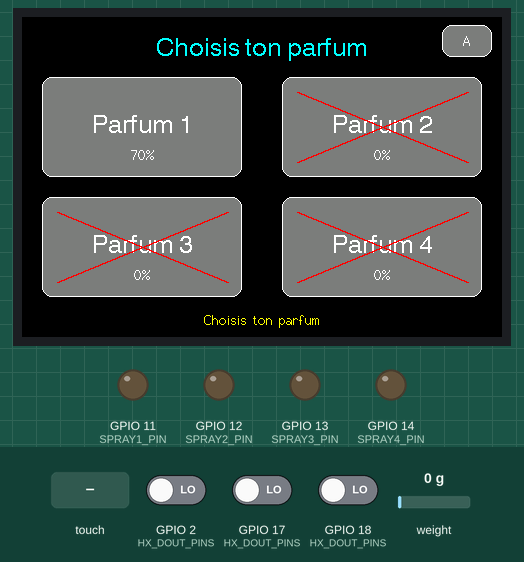
Recording of a sketch running on a simulated ESP32-S3. Shown: 480×320 colour display, output pins drawn as LEDs (lit = HIGH). Wiring (inferred from the names in the program): HX711 load-cell converter: data GPIO 1; SCK GPIO 16. The inputs (shaded band) are chosen by the test bench; at power-on: weight on the scale 0 g, GPIO 2 (HX_DOUT_PINS) LOW, GPIO 17 (HX_DOUT_PINS) LOW, GPIO 18 (HX_DOUT_PINS) LOW. EEPROM starts erased; pins used as bus, display or sensor lines are not drawn.

Above: at 3.2 s.
3.3 s: touch panel pressed at 62 % / 70 % of its raw x / y range
At 4.2 s:
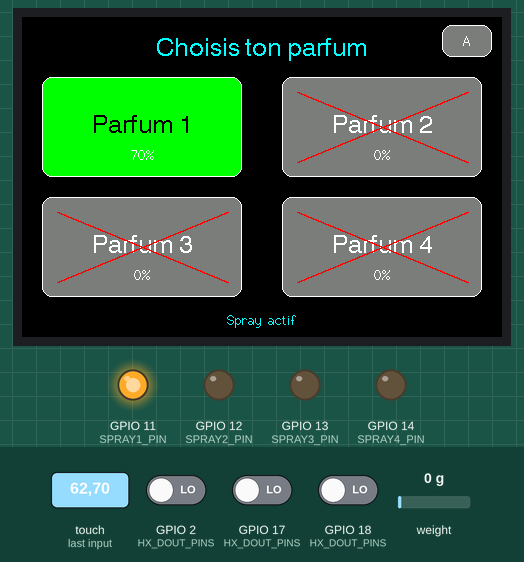
6.3 s: touch panel pressed at 13 % / 90 % of its raw x / y range
At 6.8 s:
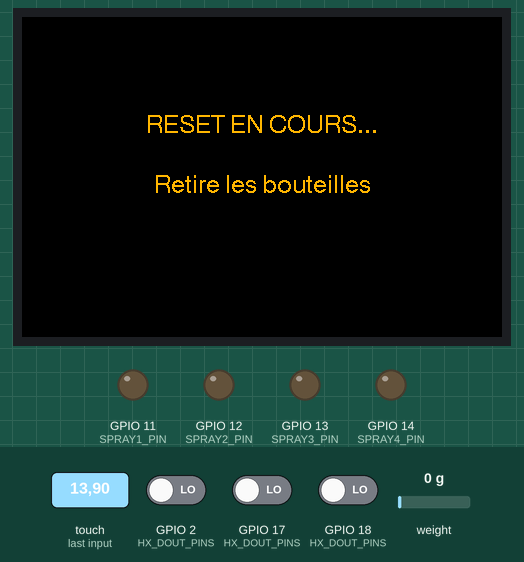
9.3 s: weight on the scale set to 100 g
At 10.5 s:
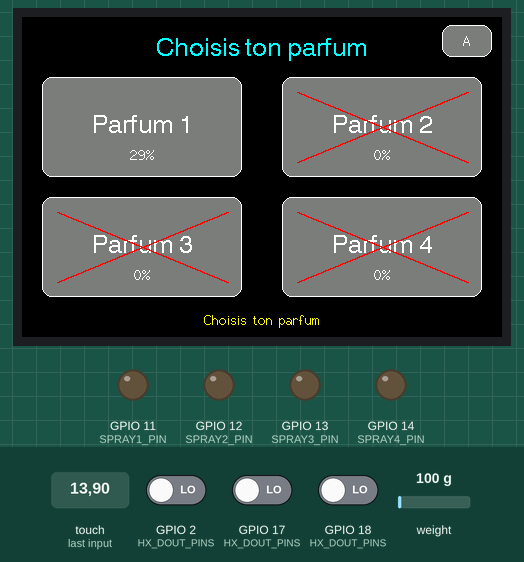
11.7 s: touch panel pressed at 13 % / 30 % of its raw x / y range
At 12.2 s:
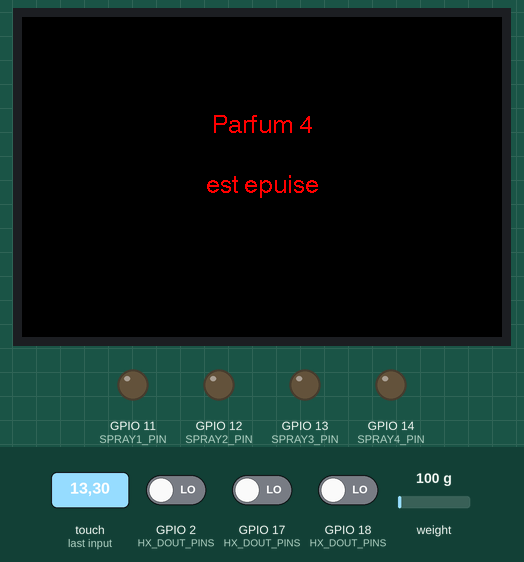
14.7 s: weight on the scale set to 1250 g
At 16.0 s:
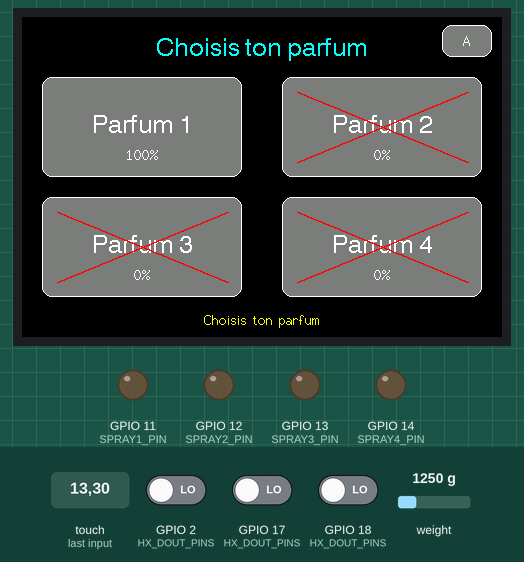
16.5 s: weight on the scale set to 50 g
Timing chart, 0 to 19.4 s (numbered marks = the images above; inputs shaded):
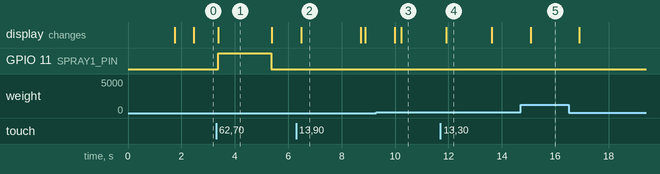

The sketch:

projet_main.ino
```cpp
#include <Arduino.h>
#include <SPI.h>
#include <TFT_eSPI.h>
#include <XPT2046_Touchscreen.h>
#include <Preferences.h>
// =========================
// UART DEBUG
// =========================
HardwareSerial SerialUart(1);
Preferences prefs;
// =========================
// TFT / TOUCH
// =========================
#define TFT_CS_PIN 3
#define TOUCH_CS 9
#define TOUCH_IRQ 15
#define TOUCH_SCK 38
#define TOUCH_MISO 8
#define TOUCH_MOSI 21

// =========================
// SPRAYS
// =========================
#define SPRAY1_PIN 11
#define SPRAY2_PIN 12
#define SPRAY3_PIN 13
#define SPRAY4_PIN 14
#define SPRAY_DURATION_MS 2000

// =========================
// HX711
// =========================
#define HX1_DOUT 1
#define HX2_DOUT 2
#define HX3_DOUT 18
#define HX4_DOUT 17
#define HX_PD_SCK 16

const int HX_DOUT_PINS[4] = { HX1_DOUT, HX2_DOUT, HX3_DOUT, HX4_DOUT };
const int SPRAY_PINS[4] = { SPRAY1_PIN, SPRAY2_PIN, SPRAY3_PIN, SPRAY4_PIN };

// =========================
// Calibration / seuil
// =========================
long offsets[4] = { 0, 0, 0, 0 };

// Ajuste ces valeurs selon tes tests
float scaleFactors[4] = {240.0, 200.0, 190.0, 490.00};

float poids[4] = { 0, 0, 0, 0 };
float poidsFiltre[4] = { 0, 0, 0, 0 };

float poidsBouteilleVide[4] = {44.0, 45.0, 45.0, 44.0};
float poidsLiquide[4] = {0, 0, 0, 0};

float capaciteLiquideMax[4] = {437.0, 457.0, 455.0, 436.0}; // poids liquide quand bouteille pleine
int pourcentageLiquide[4] = {0, 0, 0, 0};

bool bouteilleVide[4] = { false, false, false, false };
bool firstWeightRead = true;

const float EMPTY_THRESHOLD_G = 20.0;
const float FULL_BACK_THRESHOLD_G = 21.0;
const float FILTER_ALPHA = 0.60;
const float BIG_WEIGHT_CHANGE_G = 40.0;

unsigned long lastHXRead = 0;
const unsigned long HX_READ_INTERVAL_MS = 600;

bool sprayRunning = false;

// =========================
// Touch
// =========================
const int TOUCH_Z_THRESHOLD = 5;

// =========================
// UI
// =========================
SPIClass touchSPI(FSPI);
XPT2046_Touchscreen ts(TOUCH_CS, TOUCH_IRQ);
TFT_eSPI tft = TFT_eSPI();

struct Bouton {
  int x, y, w, h;
  const char* nom;
};

Bouton boutonsParfum[4] = {
  { 20, 60, 200, 100, "Parfum 1" },
  { 260, 60, 200, 100, "Parfum 2" },
  { 20, 180, 200, 100, "Parfum 3" },
  { 260, 180, 200, 100, "Parfum 4" }
};

Bouton btnAdmin = { 420, 8, 50, 32, "A" };

int selected = -1;
bool lastPressed = false;

// =========================
// SPI
// =========================
void selectTFT() {
  digitalWrite(TOUCH_CS, HIGH);
  digitalWrite(TFT_CS_PIN, LOW);
  delayMicroseconds(20);
}

void deselectTFT() {
  digitalWrite(TFT_CS_PIN, HIGH);
  delayMicroseconds(20);
}

void selectTouch() {
  digitalWrite(TFT_CS_PIN, HIGH);
  digitalWrite(TOUCH_CS, LOW);
  delayMicroseconds(20);
}

void deselectTouch() {
  digitalWrite(TOUCH_CS, HIGH);
  delayMicroseconds(20);
}

// =========================
// UI helpers
// =========================
bool isInsideButton(int x, int y, const Bouton& b) {
  return (x >= b.x - 20 && x <= b.x + b.w + 20 && y >= b.y - 20 && y <= b.y + b.h + 20);
}

void drawButton(const Bouton& b, uint16_t bg, uint16_t fg, int font = 2) {
  tft.fillRoundRect(b.x, b.y, b.w, b.h, 10, bg);
  tft.drawRoundRect(b.x, b.y, b.w, b.h, 10, TFT_WHITE);
  tft.setTextColor(fg, bg);
  tft.setTextDatum(MC_DATUM);
  tft.drawString(b.nom, b.x + b.w / 2, b.y + b.h / 2, font);

}

void drawRedXOnButton(const Bouton& b) {
  tft.drawLine(b.x + 15, b.y + 15, b.x + b.w - 15, b.y + b.h - 15, TFT_RED);
  tft.drawLine(b.x + b.w - 15, b.y + 15, b.x + 15, b.y + b.h - 15, TFT_RED);
  tft.drawLine(b.x + 16, b.y + 15, b.x + b.w - 14, b.y + b.h - 15, TFT_RED);
  tft.drawLine(b.x + b.w - 14, b.y + 15, b.x + 16, b.y + b.h - 15, TFT_RED);
}

void drawStatus(const char* txt, uint16_t color) {
  tft.fillRect(0, 285, 480, 35, TFT_BLACK);
  tft.setTextColor(color, TFT_BLACK);
  tft.setTextDatum(TC_DATUM);
  tft.drawString(txt, 240, 295, 2);
}

void showMessageScreen(const char* line1, const char* line2, uint16_t color, int waitMs) {
  selectTFT();

  tft.fillScreen(TFT_BLACK);
  tft.setTextDatum(MC_DATUM);
  tft.setTextColor(color, TFT_BLACK);
  tft.drawString(line1, 240, 110, 4);
  tft.drawString(line2, 240, 170, 4);

  deselectTFT();
  delay(waitMs);
}

void showPerfumeEmptyMessage(int idx) {
  char line1[32];
  snprintf(line1, sizeof(line1), "Parfum %d", idx + 1);
  showMessageScreen(line1, "est epuise", TFT_RED, 1400);
}

// =========================
// Preferences
// =========================
void saveCalibrationToNVS() {
  prefs.begin("parfums", false);

  for (int i = 0; i < 4; i++) {
    String keyOffset = "off" + String(i);
    prefs.putLong(keyOffset.c_str(), offsets[i]);
  }

  prefs.putBool("valid", true);
  prefs.end();

  SerialUart.println("Offsets sauvegardes");
}

bool loadCalibrationFromNVS() {
  prefs.begin("parfums", true);

  bool valid = prefs.getBool("valid", false);
  if (!valid) {
    prefs.end();
    return false;
  }

  for (int i = 0; i < 4; i++) {
    String keyOffset = "off" + String(i);
    offsets[i] = prefs.getLong(keyOffset.c_str(), 0);
  }

  prefs.end();
  SerialUart.println("Offsets charges depuis la memoire");
  return true;
}

// =========================
// HX711
// =========================
bool waitAllHXReady(unsigned long timeoutMs = 120) {
  unsigned long start = millis();

  while (true) {
    bool allReady = true;

    for (int i = 0; i < 4; i++) {
      if (digitalRead(HX_DOUT_PINS[i]) == HIGH) {
        allReady = false;
        break;
      }
    }

    if (allReady) return true;
    if (millis() - start > timeoutMs) return false;
  }
}

long signExtend24(long value) {
  if (value & 0x800000) value |= 0xFF000000;
  return value;
}

bool readAllHX711Raw(long out[4]) {
  for (int i = 0; i < 4; i++) out[i] = 0;

  if (!waitAllHXReady()) {
    return false;
  }

  for (int bit = 0; bit < 24; bit++) {
    digitalWrite(HX_PD_SCK, HIGH);
    delayMicroseconds(1);

    for (int i = 0; i < 4; i++) {
      out[i] <<= 1;
    }

    digitalWrite(HX_PD_SCK, LOW);
    delayMicroseconds(1);

    for (int i = 0; i < 4; i++) {
      if (digitalRead(HX_DOUT_PINS[i])) out[i]++;
    }
  }

  // 25e pulse = gain 128 canal A
  digitalWrite(HX_PD_SCK, HIGH);
  delayMicroseconds(1);
  digitalWrite(HX_PD_SCK, LOW);
  delayMicroseconds(1);

  for (int i = 0; i < 4; i++) {
    out[i] = signExtend24(out[i]);
  }

  return true;
}

bool readAllHX711Average(int n, long out[4]) {
  long sum[4] = { 0, 0, 0, 0 };
  long temp[4];
  int goodReads = 0;

  for (int i = 0; i < n; i++) {
    if (readAllHX711Raw(temp)) {
      for (int j = 0; j < 4; j++) sum[j] += temp[j];
      goodReads++;
    }
    delay(2);
  }

  if (goodReads == 0) return false;

  for (int j = 0; j < 4; j++) out[j] = sum[j] / goodReads;
  return true;
}

void tareAllScales() {
  SerialUart.println("TARE DES 4 CAPTEURS...");
  showMessageScreen("RESET EN COURS...", "Retire les bouteilles", TFT_ORANGE, 1000);

  long avg[4];
  if (readAllHX711Average(10, avg)) {
    for (int i = 0; i < 4; i++) {
      offsets[i] = avg[i];
      poidsFiltre[i] = 0;
      poids[i] = 0;
      bouteilleVide[i] = true;

      SerialUart.print("Offset ");
      SerialUart.print(i + 1);
      SerialUart.print(" = ");
      SerialUart.println(offsets[i]);
    }

    firstWeightRead = true;
    saveCalibrationToNVS();
  }

  lastHXRead = 0;
}

void updateAllBottleStates() {
  if (millis() - lastHXRead < HX_READ_INTERVAL_MS) return;
  lastHXRead = millis();

  long raw[4];

  // moyenne légère pour ne pas bloquer le touch
  if (!readAllHX711Average(3, raw)) return;

  for (int i = 0; i < 4; i++) {
    long relative = raw[i] - offsets[i];
    float poidsInstant = (float)relative / scaleFactors[i];

    if (poidsInstant < 0) poidsInstant = 0;

  if (firstWeightRead) {
    poidsFiltre[i] = poidsInstant;
  }
  else {
    // Si gros changement, exemple tu viens de déposer une bouteille,
    // on met direct la vraie valeur au lieu de monter lentement.
    if (abs(poidsInstant - poidsFiltre[i]) > BIG_WEIGHT_CHANGE_G) {
      poidsFiltre[i] = poidsInstant;
    } else {
      poidsFiltre[i] = (FILTER_ALPHA * poidsInstant) + ((1.0 - FILTER_ALPHA) * poidsFiltre[i]);
    }
  }

  poids[i] = poidsFiltre[i];

    poidsLiquide[i] = poids[i] - poidsBouteilleVide[i];
    if (poidsLiquide[i] < 0) poidsLiquide[i] = 0;
    pourcentageLiquide[i] = (poidsLiquide[i] / capaciteLiquideMax[i]) * 100.0;
    pourcentageLiquide[i] = constrain(pourcentageLiquide[i], 0, 100);

    if (poidsLiquide[i] < 0) poidsLiquide[i] = 0;

    // hystérésis : vide sous 50g, redevient OK seulement au-dessus de 55g
    if (!bouteilleVide[i] && poidsLiquide[i] < EMPTY_THRESHOLD_G) {
      bouteilleVide[i] = true;
    } else if (bouteilleVide[i] && poidsLiquide[i] > FULL_BACK_THRESHOLD_G) {
      bouteilleVide[i] = false;
    }

    SerialUart.print("B");
    SerialUart.print(i + 1);
    SerialUart.print(" REL=");
    SerialUart.print(relative);
    SerialUart.print(" SCALE=");
    SerialUart.print(scaleFactors[i]);
    SerialUart.print(" TOTAL=");
    SerialUart.print(poids[i]);
    SerialUart.print(" g | LIQUIDE=");
    SerialUart.print(poidsLiquide[i]);
    SerialUart.print(" g | ");
    SerialUart.println(bouteilleVide[i] ? "VIDE" : "OK");
  }

  firstWeightRead = false;
}

// =========================
// Draw menu
// =========================
void drawMenuScreen() {
  selectTFT();

  tft.fillScreen(TFT_BLACK);
  tft.setTextColor(TFT_CYAN, TFT_BLACK);
  tft.setTextDatum(TC_DATUM);
  tft.drawString("Choisis ton parfum", 240, 20, 4);

  drawButton(btnAdmin, TFT_DARKGREY, TFT_WHITE, 2);

  for (int i = 0; i < 4; i++) {
    uint16_t bg = (i == selected) ? TFT_GREEN : TFT_DARKGREY;
    uint16_t fg = (i == selected) ? TFT_BLACK : TFT_WHITE;
    drawButton(boutonsParfum[i], bg, fg, 4);
    char percentTxt[16];
    snprintf(percentTxt, sizeof(percentTxt), "%d%%", pourcentageLiquide[i]);

    tft.setTextColor(TFT_WHITE, bg);
    tft.setTextDatum(MC_DATUM);
    tft.drawString(percentTxt,
                  boutonsParfum[i].x + boutonsParfum[i].w / 2,
                  boutonsParfum[i].y + boutonsParfum[i].h - 22,
                  2);

    if (bouteilleVide[i]) {
      drawRedXOnButton(boutonsParfum[i]);
    }
  }

  if (selected == -1) {
    drawStatus("Choisis ton parfum", TFT_YELLOW);
  } else if (bouteilleVide[selected]) {
    char msg[32];
    snprintf(msg, sizeof(msg), "Parfum %d fini", selected + 1);
    drawStatus(msg, TFT_RED);
  } else {
    char msg[32];
    snprintf(msg, sizeof(msg), "Choix : Parfum %d", selected + 1);
    drawStatus(msg, TFT_GREEN);
  }

  deselectTFT();
}

void updatePerfumeButton(int i) {
  uint16_t bg = (i == selected) ? TFT_GREEN : TFT_DARKGREY;
  uint16_t fg = (i == selected) ? TFT_BLACK : TFT_WHITE;

  selectTFT();
  drawButton(boutonsParfum[i], bg, fg, 4);
  char percentTxt[16];
  snprintf(percentTxt, sizeof(percentTxt), "%d%%", pourcentageLiquide[i]);

  tft.setTextColor(TFT_WHITE, bg);
  tft.setTextDatum(MC_DATUM);
  tft.drawString(percentTxt,
                boutonsParfum[i].x + boutonsParfum[i].w / 2,
                boutonsParfum[i].y + boutonsParfum[i].h - 22,
                2);
  if (bouteilleVide[i]) {
    drawRedXOnButton(boutonsParfum[i]);
  }

  deselectTFT();
}

void updateStatusOnly() {
  selectTFT();

  if (selected == -1) {
    drawStatus("Choisis ton parfum", TFT_YELLOW);
  } else if (bouteilleVide[selected]) {
    char msg[32];
    snprintf(msg, sizeof(msg), "Parfum %d fini", selected + 1);
    drawStatus(msg, TFT_RED);
  } else {
    char msg[32];
    snprintf(msg, sizeof(msg), "Choix : Parfum %d", selected + 1);
    drawStatus(msg, TFT_GREEN);
  }

  deselectTFT();
}

void updateSelectedPerfume(int newIndex) {
  int oldSelected = selected;
  selected = newIndex;

  if (oldSelected >= 0 && oldSelected < 4 && oldSelected != selected) {
    updatePerfumeButton(oldSelected);
  }

  updatePerfumeButton(selected);
  updateStatusOnly();
}

// =========================
// Touch
// =========================
bool readTouchMapped(int& x, int& y) {
  selectTouch();

  TS_Point p = ts.getPoint();

  deselectTouch();

  if (p.z < TOUCH_Z_THRESHOLD) return false;
  if (p.x < 100 || p.y < 100) return false;

  x = map(p.x, 230, 3590, 480, 0);
  y = map(p.y, 640, 3870, 320, 0);

  x = constrain(x, 0, 479);
  y = constrain(y, 0, 319);

  return true;
}

int getPerfumeIndex(int x, int y) {
  for (int i = 0; i < 4; i++) {
    if (isInsideButton(x, y, boutonsParfum[i])) return i;
  }
  return -1;
}

// =========================
// Sprays
// =========================
void stopAllSprays() {
  for (int i = 0; i < 4; i++) digitalWrite(SPRAY_PINS[i], LOW);
}

void activateSpray(int idx) {
  stopAllSprays();
  sprayRunning = true;

  SerialUart.print("SPRAY ");
  SerialUart.print(idx + 1);
  SerialUart.println(" ON");

  selectTFT();
  drawStatus("Spray actif", TFT_CYAN);
  deselectTFT();

  digitalWrite(SPRAY_PINS[idx], HIGH);
  delay(SPRAY_DURATION_MS);
  digitalWrite(SPRAY_PINS[idx], LOW);

  sprayRunning = false;

  SerialUart.print("SPRAY ");
  SerialUart.print(idx + 1);
  SerialUart.println(" OFF");

  updateStatusOnly();
}

// =========================
// Setup
// =========================
void setup() {
  SerialUart.begin(115200, SERIAL_8N1, 44, 43);

  pinMode(TFT_CS_PIN, OUTPUT);
  pinMode(TOUCH_CS, OUTPUT);

  for (int i = 0; i < 4; i++) {
    pinMode(SPRAY_PINS[i], OUTPUT);
    pinMode(HX_DOUT_PINS[i], INPUT);
  }

  pinMode(HX_PD_SCK, OUTPUT);
  digitalWrite(HX_PD_SCK, LOW);

  digitalWrite(TFT_CS_PIN, HIGH);
  digitalWrite(TOUCH_CS, HIGH);

  stopAllSprays();

  selectTFT();
  tft.init();
  tft.setRotation(1);
  deselectTFT();

  touchSPI.begin(TOUCH_SCK, TOUCH_MISO, TOUCH_MOSI, TOUCH_CS);

  selectTouch();
  ts.begin(touchSPI);
  ts.setRotation(1);
  deselectTouch();

  if (!loadCalibrationFromNVS()) {
    SerialUart.println("Aucune calibration sauvegardee");
    showMessageScreen("AUCUNE CALIBRATION", "Appuie sur A pour RESET", TFT_RED, 1200);
  }

  updateAllBottleStates();
  drawMenuScreen();

  SerialUart.println("SYSTEME PRET");
}

// =========================
// Loop
// =========================
void loop() {
  static bool oldVide[4] = { false, false, false, false };
  static int oldPourcentage[4] = {-1, -1, -1, -1};

  if (!sprayRunning) {
    updateAllBottleStates();
  }

  bool changed = false;

  for (int i = 0; i < 4; i++) {
    if (oldVide[i] != bouteilleVide[i]) {
      oldVide[i] = bouteilleVide[i];
      changed = true;
    }

    if (oldPourcentage[i] != pourcentageLiquide[i]) {
      oldPourcentage[i] = pourcentageLiquide[i];
      updatePerfumeButton(i);
    }
  }

  if (changed) {
    drawMenuScreen();
  }

  int x, y;
  bool pressed = readTouchMapped(x, y);

  if (pressed && !lastPressed) {
    if (isInsideButton(x, y, btnAdmin)) {
      tareAllScales();
      updateAllBottleStates();
      showMessageScreen("RESET TERMINE", "Les 4 capteurs = 0", TFT_GREEN, 800);
      selected = -1;
      drawMenuScreen();
    } else {
      int idx = getPerfumeIndex(x, y);

      if (idx != -1) {
        SerialUart.print("PARFUM ");
        SerialUart.print(idx + 1);
        SerialUart.println(" DETECTE");

        updateSelectedPerfume(idx);

        if (bouteilleVide[idx]) {
          showPerfumeEmptyMessage(idx);
          selected = -1;
          drawMenuScreen();
        } else {
          activateSpray(idx);
        }
      }
    }
  }

  lastPressed = pressed;
  delay(8);
}
```

Measured:
- after the input at 3.3 s, GPIO 11 (SPRAY1_PIN): LOW → HIGH after 0.07 s, → LOW 2.0 s later; the display: changes after 0.07 s (image 1)
- after the input at 6.3 s, the display: changes after 0.18 s (image 2)
- after the input at 11.7 s, the display: changes after 0.22 s (image 4)
- after the input at 14.7 s, the display: changes after 0.39 s (image 5)
- what the display in image 1 shows lasts 2.0 s, from 3.4 s to 5.4 s
- what the display in image 2 shows lasts 2.2 s, from 6.5 s to 8.7 s
- what the display in image 4 shows lasts 1.7 s, from 11.9 s to 13.6 s
